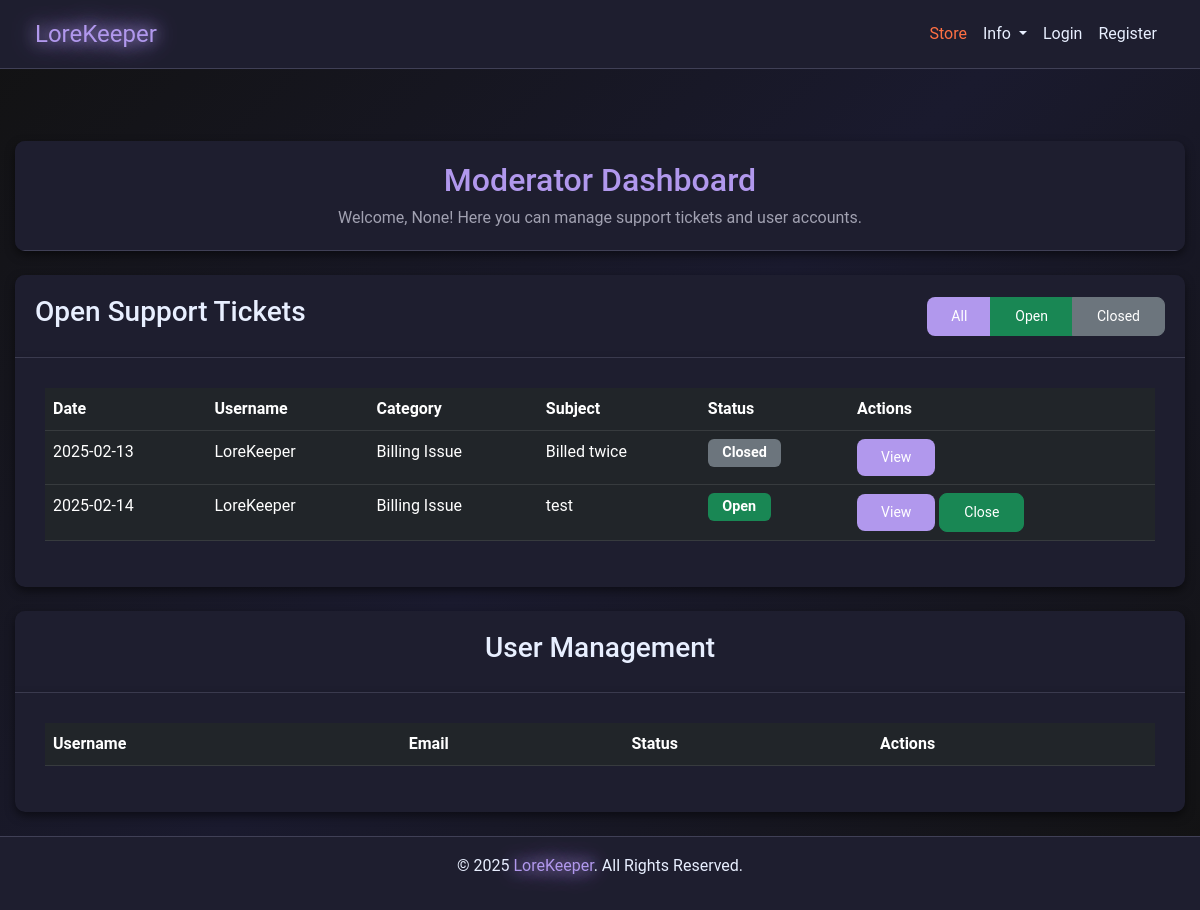
The app's page /moderator/dashboard, older data.
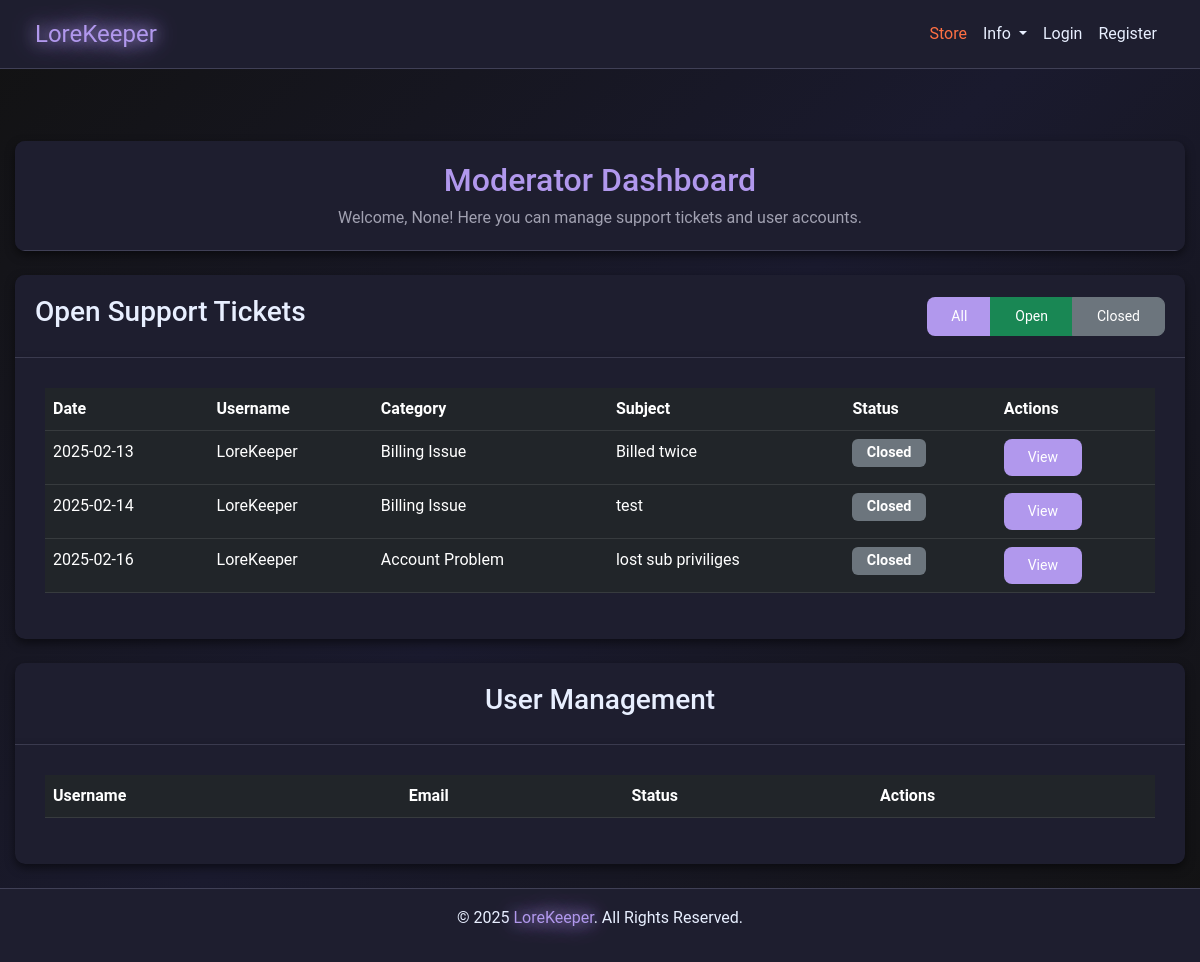
The same page, newer data.
### models.py (models this page shows)
class SupportTicket(db.Model):
    __tablename__ = 'support_tickets'
    id = db.Column(db.Integer, primary_key=True)
    user_id = db.Column(db.Integer, db.ForeignKey('users.id'), nullable=False)
    category = db.Column(db.String(100), nullable=False)
    subject = db.Column(db.String(100), nullable=False)
    message = db.Column(db.Text, nullable=False)
    status = db.Column(db.String(20), default='Open')
    created_at = db.Column(db.DateTime, default=datetime.utcnow)
    responses = db.relationship(
        'SupportTicketResponse', back_populates='ticket', lazy='dynamic')
    user = db.relationship('User', backref='tickets')

class User(db.Model):
    __tablename__ = 'users'
    id = db.Column(db.Integer, primary_key=True)
    username = db.Column(db.String(64), nullable=False)
    email = db.Column(db.String(128), unique=True, nullable=False)
    password = db.Column(db.String(128), nullable=False)
    privilege_id = db.Column(
        db.Integer, db.ForeignKey('privileges.id'), default=1)
    created_at = db.Column(db.DateTime, default=datetime.utcnow)
    purchases = db.relationship('Purchase', backref='user', lazy=True)
    subscriptions = db.relationship('Subscription', backref='user', lazy=True)
    receipts = db.relationship('Receipt', backref='user', lazy=True)
    balance = db.Column(db.Float, default=0)
    pending_balance = db.Column(db.Float, default=0)

### app.py (the view)
@app.route("/moderator/dashboard", methods=["GET", "POST"])
def moderator_dashboard():
    tickets = SupportTicket.query.all()
    return render_template("moderator_dashboard.html", tickets=tickets, get_username_from_id=get_username_from_id)

### app.py (called while the page is built, shortened)
@app.route("/get_username_from_id/<int:user_id>")
def get_username_from_id(user_id):
    user = User.query.filter_by(id=user_id).first()
    return user.username

@app.route("/getCookie", methods=["POST", "GET"])
def getCookie():
    try:
        user_id = request.cookies.get("user_id")
    except Exception as e:
        print(f"Error getting cookie: {e}")
        session.clear()
    return redirect(url_for("home"))

@app.before_request
def before_request():
    try:
        if session.get("user_id"):
            session.permanent = True
        else:
            getCookie()
    except Exception:
        session.clear()

### templates/moderator_dashboard.html (shortened to what this page needs)
{% extends "nav_footer_template.html" %} {% block content %}
<div class="container mt-5">
  <div class="card mb-4">
    <div class="card-header">
      <h2>Moderator Dashboard</h2>
      <p>
        Welcome, {{ session.get('username') }}! Here you can manage support
        tickets and user accounts.
      </p>
    </div>
  </div>
  <div class="card mb-4">
    <div class="card-header d-flex justify-content-between align-items-center">
      <h3>Open Support Tickets</h3>
      <div class="btn-group">
        <button class="btn btn-sm btn-primary" onclick="filterTickets('all')">
          All
        </button>
        <button class="btn btn-sm btn-success" onclick="filterTickets('open')">
          Open
        </button>
        <button
          class="btn btn-sm btn-secondary"
          onclick="filterTickets('closed')"
        >
          Closed
        </button>
      </div>
    </div>
    <div class="card-body">
      <div class="table-responsive">
        <table class="table table-dark">
          <thead>
            <tr>
              <th>Date</th>
              <th>Username</th>
              <th>Category</th>
              <th>Subject</th>
              <th>Status</th>
              <th>Actions</th>
            </tr>
          </thead>
          <tbody>
            {% for ticket in tickets %}
            <tr>
              <td>{{ ticket.created_at.strftime('%Y-%m-%d') }}</td>
              <td>{{ get_username_from_id(ticket.user_id) }}</td>
              <td>{{ ticket.category }}</td>
              <td>{{ ticket.subject }}</td>
              <td>
                <span
                  class="badge {% if ticket.status == 'Open' %}bg-success{% else %}bg-secondary{% endif %}"
                >
                  {{ ticket.status }}
                </span>
              </td>
              <td>
                <a
                  href="{{ url_for('view_ticket', ticket_id=ticket.id) }}"
                  class="btn btn-sm btn-primary"
                >
                  View
                </a>
                {% if ticket.status != 'Closed' %}
                <button
                  class="btn btn-sm btn-success"
                  onclick="closeTicket({{ ticket.id }})"
                >
                  Close
                </button>
                {% endif %}
              </td>
            </tr>
            {% endfor %}
          </tbody>
        </table>
      </div>
    </div>
  </div>
  <div class="card mb-4">
    <div class="card-header">
      <h3>User Management</h3>
    </div>
    <div class="card-body">
      <div class="table-responsive">
        <table class="table table-dark">
          <thead>
            <tr>
              <th>Username</th>
              <th>Email</th>
              <th>Status</th>
              <th>Actions</th>
            </tr>
          </thead>
        </table>
      </div>
    </div>
  </div>
</div>
{% endblock %}

### templates/nav_footer_template.html (shortened to what this page needs)
<!DOCTYPE html>
<html lang="en">
  <head>
    <link
      href="https://cdn.jsdelivr.net/npm/bootstrap@5.3.0-alpha3/dist/css/bootstrap.min.css"
      rel="stylesheet"
    />
    <link rel="stylesheet" href="/static/css/style.css" />
  </head>
  <body>
    <nav class="navbar navbar-expand-lg navbar-dark">
      <div class="container">
        <a class="navbar-brand glow" href="/">LoreKeeper</a>
        <div class="collapse navbar-collapse" id="navbarNav">
          <ul class="navbar-nav ms-auto">
            <li class="nav-item">
              <a class="nav-link store" href="/store">Store</a>
            </li>
            <li class="nav-item dropdown">
              <a class="nav-link dropdown-toggle" href="#" role="button" data-bs-toggle="dropdown">
                Info
              </a>
            </li>
            {% if session.get('user_id') %}
            {% if session.get('privilege_id') == 2 or session.get('privilege_id') == 999 %}
            <li class="nav-item dropdown">
              <a class="nav-link dropdown-toggle" href="#" role="button" data-bs-toggle="dropdown">
                Vendor
              </a>
              <ul class="dropdown-menu dropdown-menu-dark">
                <li><a class="dropdown-item" href="/vendor/dashboard">Dashboard</a></li>
              </ul>
            </li>
            {% endif %}
            {% if session.get('privilege_id') >= 998 %}
            <li class="nav-item dropdown">
              <a class="nav-link dropdown-toggle" href="#" role="button" data-bs-toggle="dropdown">
                Management
              </a>
              <ul class="dropdown-menu dropdown-menu-dark">
                <li><a class="dropdown-item" href="/moderator/dashboard">Moderation Dashboard</a></li>
                {% if session.get('privilege_id') == 999 %}
                <li>
                  <hr class="dropdown-divider">
                </li>
                <li><a class="dropdown-item" href="/admin">Admin Dashboard</a></li>
                {% endif %}
              </ul>
            </li>
            {% endif %}
            <li class="nav-item dropdown">
              <a class="nav-link dropdown-toggle" href="#" role="button" data-bs-toggle="dropdown">
                {{ session['username'] }}
              </a>
              <ul class="dropdown-menu dropdown-menu-dark">
                <li><a class="dropdown-item" href="/account">My Account</a></li>
                <li><a class="dropdown-item" href="/support">Support</a></li>
                <li>
                  <hr class="dropdown-divider">
                </li>
                <li><a class="dropdown-item text-danger" href="/logout">Logout</a></li>
              </ul>
            </li>
            {% else %}
            <li class="nav-item">
              <a class="nav-link" href="/login">Login</a>
            </li>
            <li class="nav-item">
              <a class="nav-link" href="/register">Register</a>
            </li>
            {% endif %}
          </ul>
        </div>
      </div>
    </nav>
    {% block content %} {% endblock %}
    <footer class="text-center text-light py-3">
      <p>© 2025 <span class="glow">LoreKeeper</span>. All Rights Reserved.</p>
    </footer>
  </body>
</html>

### static/css/style.css (style rules this page uses)
:root { --background-color: #121212; --text-color: #E8EFFF; --text-muted: #a1a1b1; --accent-color: #b198ed; --card-background: #1e1e2f; --input-background: #29293d; --input-border: #404056; --btn-hover: #9b84d6; --store-btn-color: #ff7043; --store-btn-hover: #ff5722; --card-shadow: rgba(0, 0, 0, 0.5); --section-padding: 60px; --element-spacing: 20px; }
body { margin: 0; padding: 0; font-family: 'Roboto', sans-serif; background: linear-gradient(135deg, #121212, #1a1a2e, #121212); background-size: cover; background-repeat: no-repeat; background-attachment: fixed; color: var(--text-color); line-height: 1.6; display: flex; flex-direction: column; min-height: 100vh; overflow-x: hidden; }
.navbar { background-color: var(--card-background); border-bottom: 1px solid var(--input-border); padding: 10px 20px; }
.navbar-brand, .nav-link { color: var(--text-color) !important; transition: color 0.2s ease-in-out; }
.navbar { background-color: var(--card-background); }
.navbar-brand { font-size: 1.5rem; }
.store { color: var(--store-btn-color) !important; }
.card, .card-header, .card-body { background-color: var(--card-background); color: var(--text-color); border: none; border-radius: 10px; box-shadow: 0 4px 10px var(--card-shadow); }
.text-light { color: var(--text-color) !important; }
footer { background-color: var(--card-background) !important; color: var(--text-muted); padding: 20px 0; text-align: center; border-top: 1px solid var(--input-border); margin-top: auto; flex-shrink: 0; position: relative; bottom: 0; width: 100%; }
.text-center { text-align: center; }
.mb-4 { margin-bottom: 1.5rem; }
.container { width: 100%; max-width: 1200px; margin: 0 auto; padding: 0 15px; box-sizing: border-box; }
.card { background-color: var(--card-background); color: var(--text-color); border: none; border-radius: 10px; box-shadow: 0 4px 10px var(--card-shadow); transition: all 0.3s ease; overflow: hidden; }
.card-header { background-color: var(--card-background); border-bottom: 1px solid var(--input-border); text-align: center; padding: 20px; }
.card-header h2 { font-size: 2rem; color: var(--accent-color); margin-bottom: 10px; }
.card-header p { font-size: 1rem; color: var(--text-muted); margin: 0; }
.card-body { padding: 30px; background-color: var(--card-background); border-radius: 0 0 10px 10px; }
.glow { color: var(--accent-color) !important; text-shadow: 0 0 15px var(--accent-color), 0 0 30px var(--accent-color) !important; animation: glow 3s ease-in-out infinite; text-decoration: none; }
.card { background-color: var(--card-background); color: var(--text-color); border: none; border-radius: 10px; box-shadow: 0 4px 10px var(--card-shadow); }
.card-header h2 { font-size: 2rem; color: var(--accent-color); margin-bottom: 5px; }
.card-body { padding: 30px; }
.btn-primary { background-color: var(--accent-color); border: none; transition: background-color 0.3s ease, transform 0.2s ease; }
.btn { border-radius: 8px; padding: 0.5rem 1.5rem; transition: all 0.3s ease; }
.card-body .badge { font-size: 0.9rem; padding: 0.5em 1em; }

Row changes from the older to the newer data that the page shows:
changed SupportTicket "test": status "Open" → "Closed"; no longer shows "Close"
added SupportTicket: created_at "2025-02-16", {{ get_username_from_id(ticket.user_id) }} "LoreKeeper", category "Account Problem", subject "lost sub priviliges", status "Closed"
